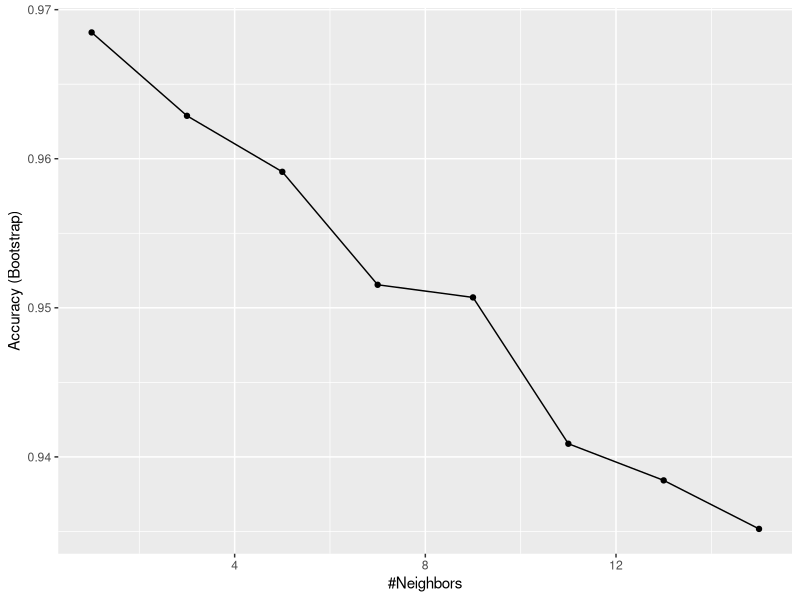
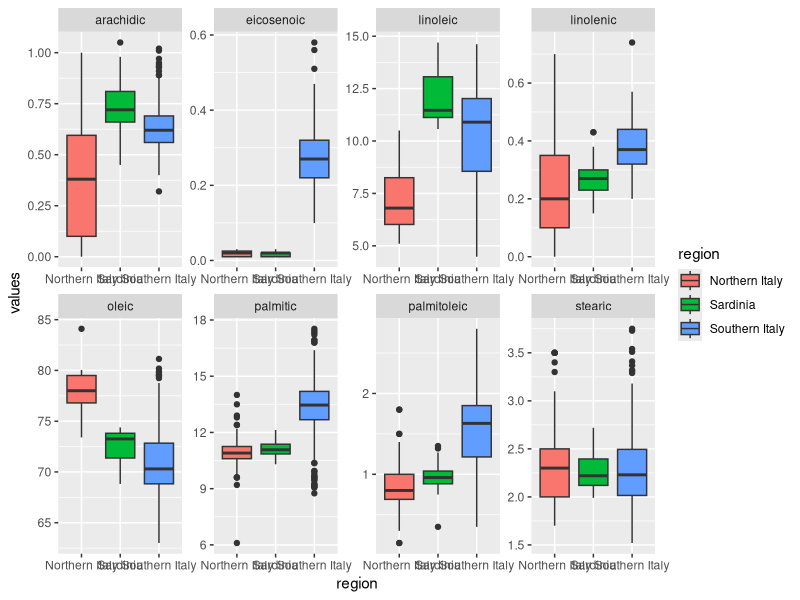
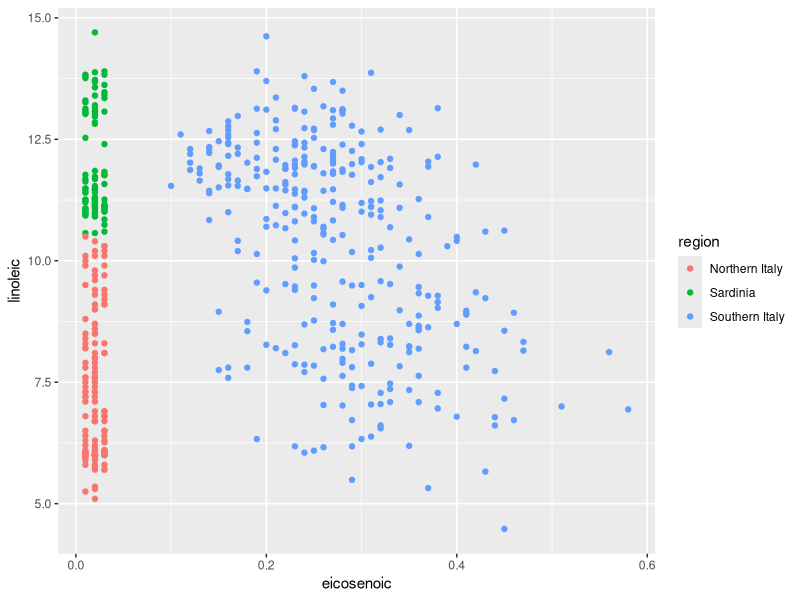
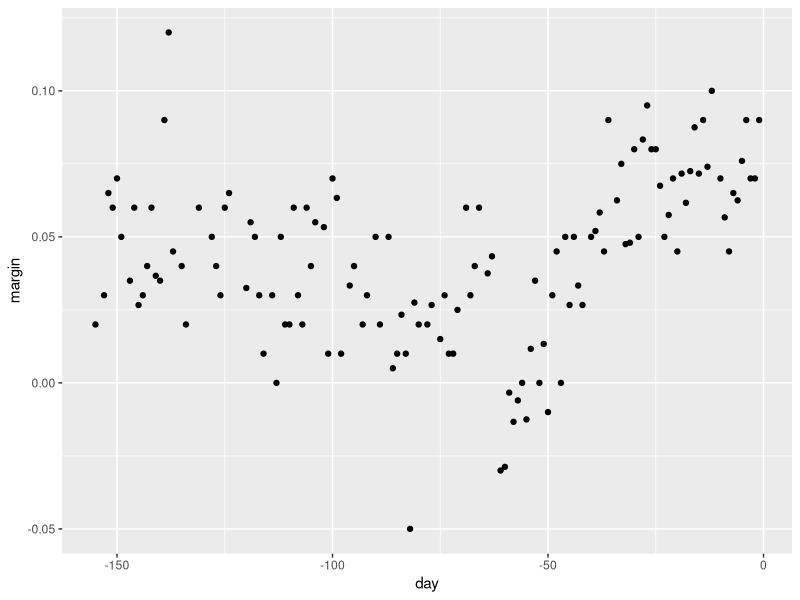

The R source for these figures, in order:
library(tidyverse)
library(dslabs)
library(dplyr)
library(caret)
library(ggplot2)
data("olive")


names(olive)
table(olive$region)
cat("\014")
olive <- olive %>% select(-area)

fit <- train(region ~., method = "knn", tuneGrid = data.frame(k = seq(1, 15, 2)), data = olive)
ggplot(fit)

dat <- olive %>% pivot_longer(-"region", names_to = "comp", values_to = "values")
dat %>% group_by(comp) %>% ggplot(aes(region,values, fill = region)) + geom_boxplot() + facet_wrap(~comp, scale = "free", ncol = 4)

olive %>% ggplot(aes(eicosenoic, linoleic, color = region)) + geom_point()

#-------------------------

data("polls_2008")
qplot(day, margin, data = polls_2008)
